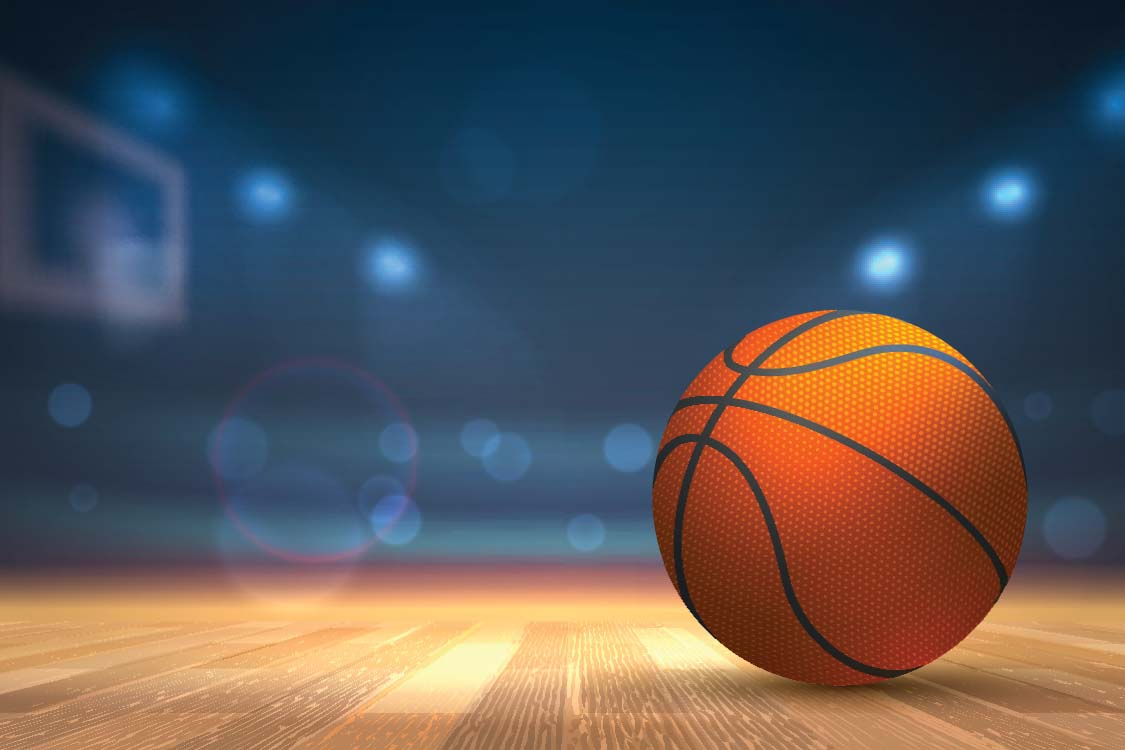
#> input picture images/basketball.jpg, 1125 x 750 px
$ python 010_Split_Merge_Channels.py
#> lines starting #> are read from the running program, lines starting #| are printed output that depends on the picture
# Import Needed Packages
import numpy as np
import cv2


# Load Image
image = cv2.imread("../images/basketball.jpg")
#> image is the input picture: shape (750, 1125, 3); mean B, G, R 86.3, 84, 87.3

# Split Channels
# b = image[:,:,0]
# g = image[:,:,1]
# r = image[:,:,2]
b, g, r = cv2.split(image)
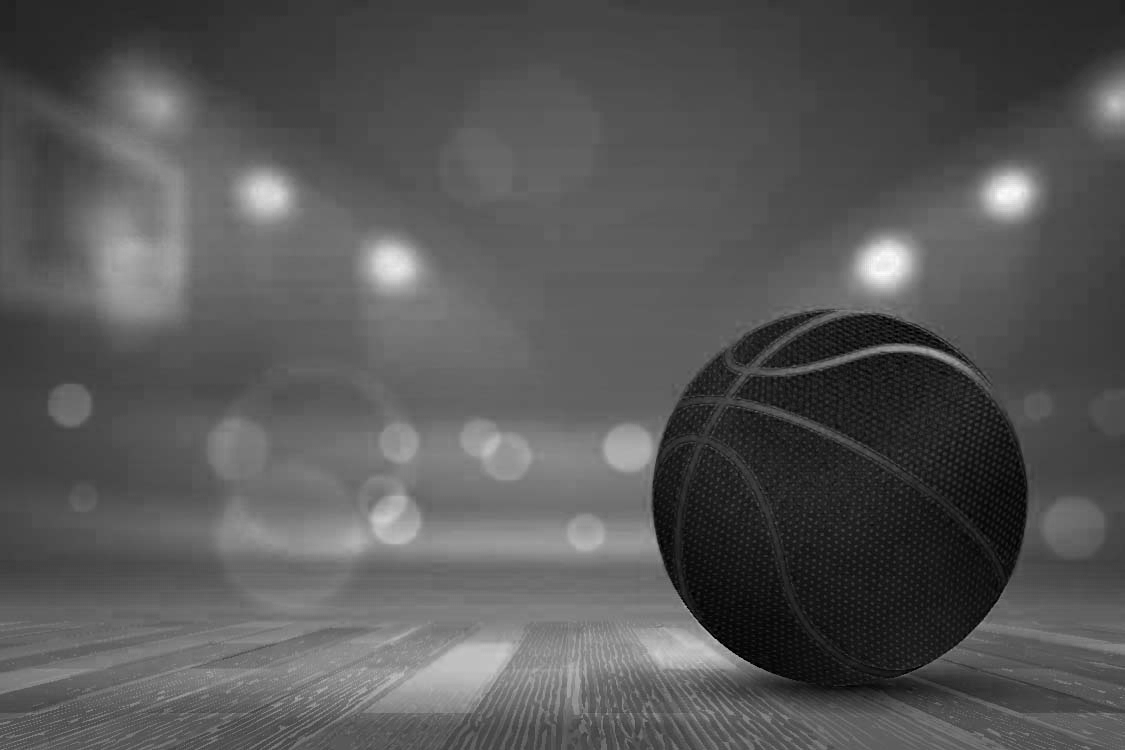
#> b: shape (750, 1125); min 0, max 252, mean 86.3
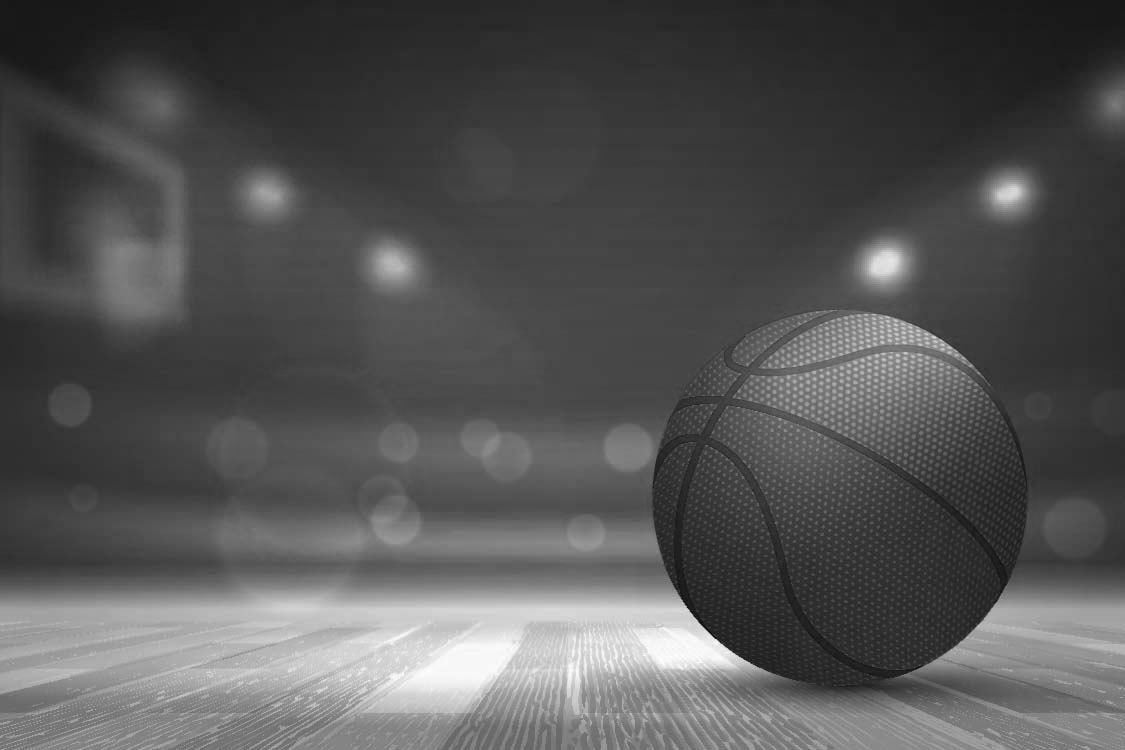
#> g: shape (750, 1125); min 0, max 255, mean 84
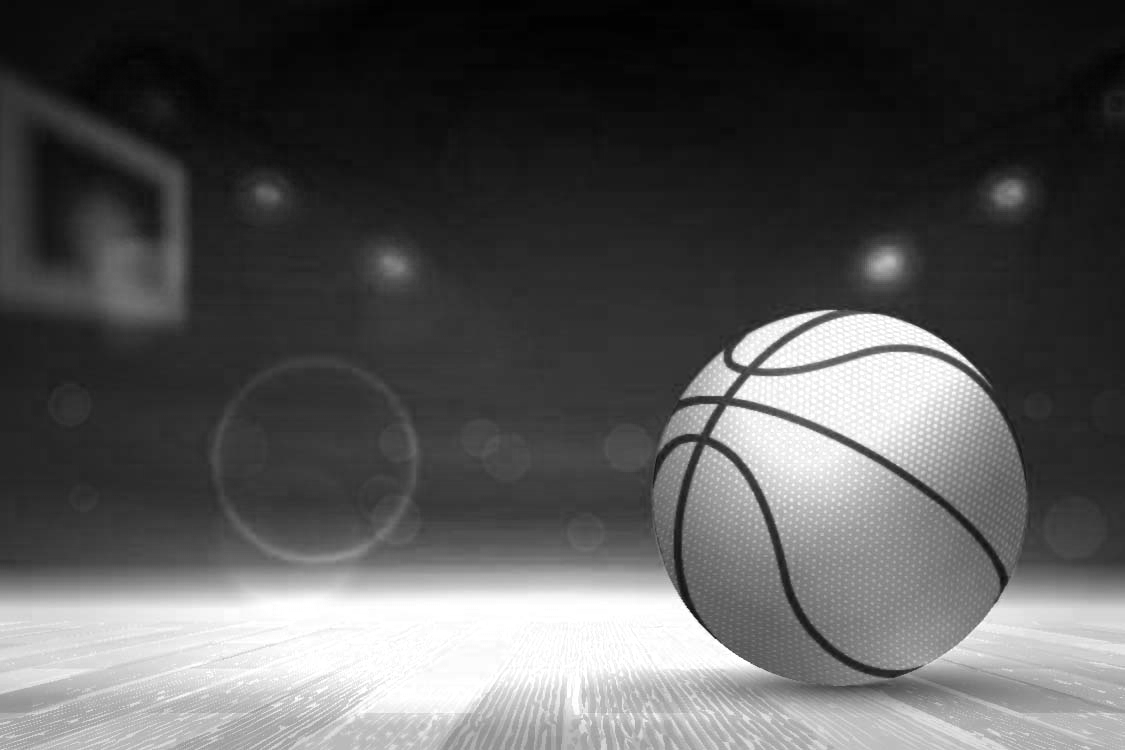
#> r: shape (750, 1125); min 2, max 255, mean 87.3

# Merge Channels
merged = cv2.merge((b,g,r))

# Can Fill Channel Without Splitting
# merged[:,:,2] = 0

# Display Images
cv2.imshow("Original", image)
cv2.imshow("B-Channel", b)
cv2.imshow("Merged", merged)
cv2.waitKey(0)

# Cleanup
cv2.destroyAllWindows()

# cv2.split() is More Computationally Expensive Than Numpy Indexing

$ run again, with images/nature.jpg copied over images/basketball.jpg
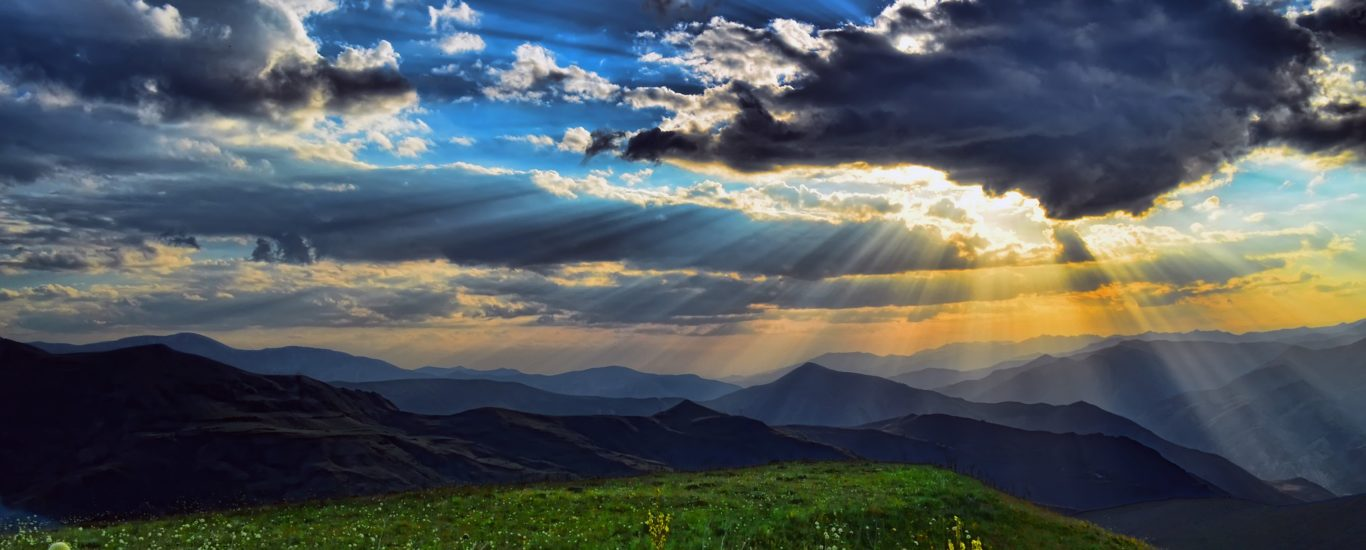
#> input picture images/nature.jpg, 1366 x 550 px
#> image is the input picture: shape (550, 1366, 3); mean B, G, R 94, 89.7, 82.2
#> `b, g, r = cv2.split(image)`:
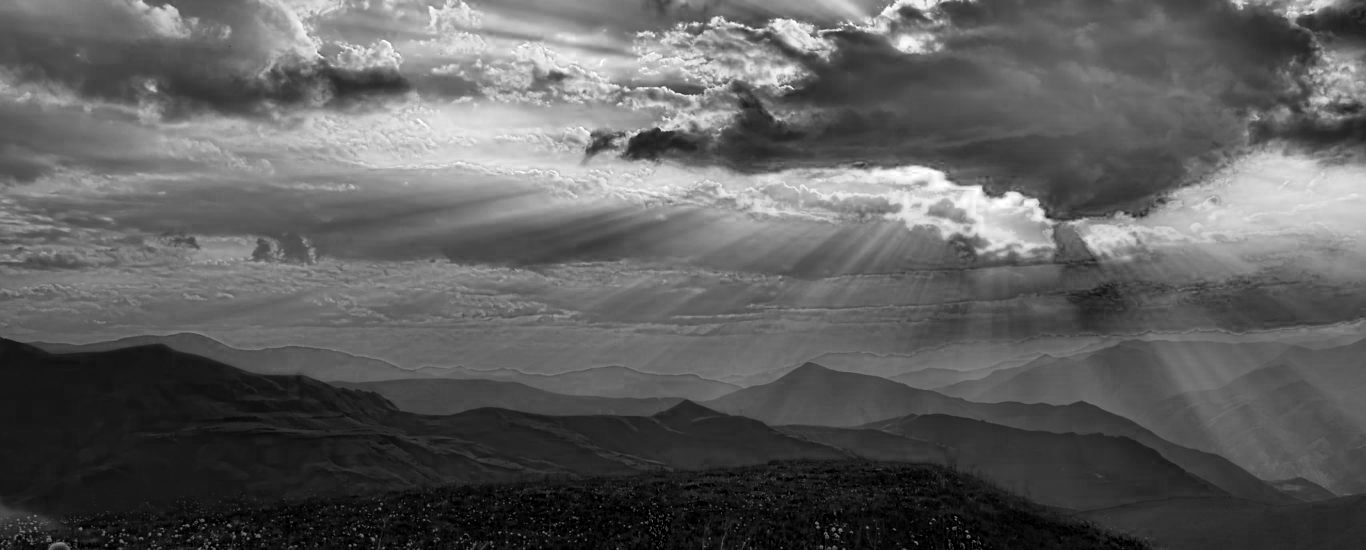
#> b: shape (550, 1366); min 0, max 255, mean 94
#> `b, g, r = cv2.split(image)`:
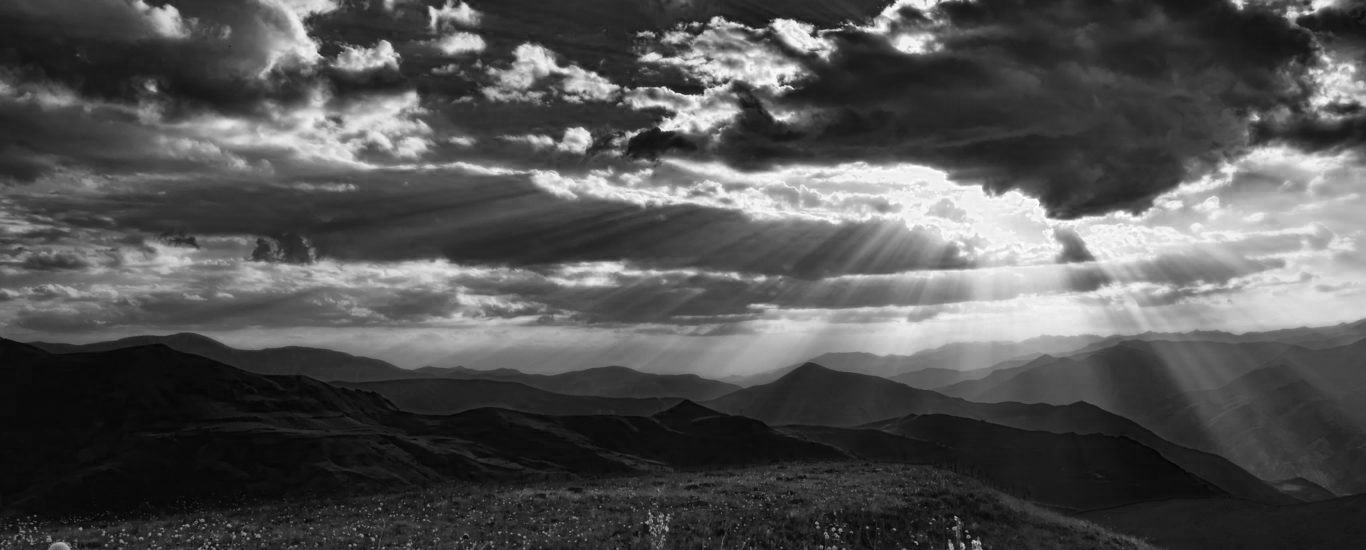
#> r: shape (550, 1366); min 0, max 255, mean 82.2
